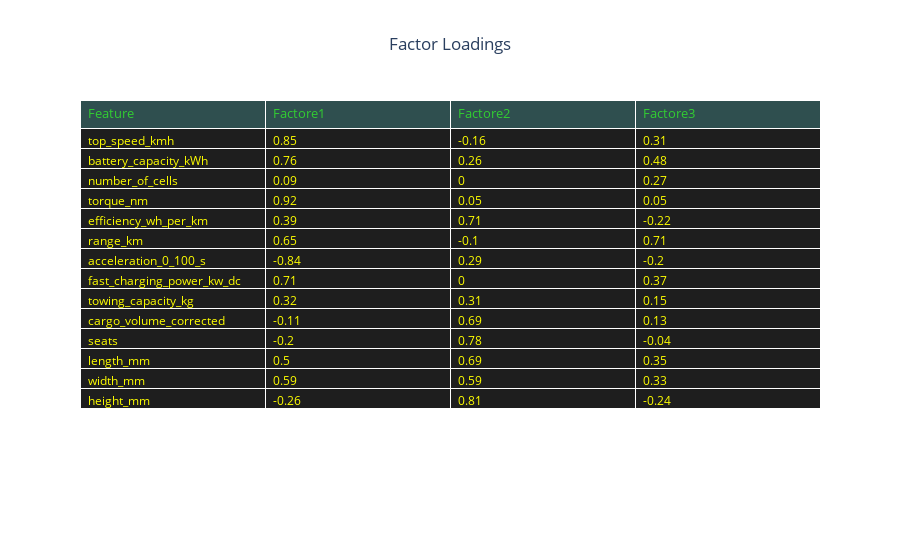

The notebook cell saved with this chart:
### Code cell
#Fit Factor Analysis (Varimax rotation)
fa_varimax = FactorAnalyzer(n_factors=3, rotation='varimax')
fa_varimax.fit(data[num_cols])

loadings = pd.DataFrame(
    fa_varimax.loadings_,
    index=num_cols,
    columns=[f'Factor{i+1}' for i in range(3)]
).round(2)

fig= go.Figure()
fig.add_trace(go.Table(
    header=dict(
        values=["Feature"] + [f'Factore{i+1}' for i in range(3)],
        fill_color='darkslategray',
        font=dict(color='limegreen', size=13),
        align='left'
    ),
    cells=dict(
        values=[loadings.index] + [loadings[c] for c in loadings.columns],
        fill_color='#1e1e1e',
        font=dict(color='yellow', size=12),
        align='left'
    )
))

fig.update_layout(title='Factor Loadings', title_x=0.5)
fig.show()

### Figure 1 — Plotly figure (JSON) as saved in the notebook; plotly's stock layout.template omitted (floating-point values rounded to 4 significant figures)
{"data": [{"cells": {"align": "left", "fill": {"color": "#1e1e1e"}, "font": {"color": "yellow", "size": 12}, "values": [["top_speed_kmh", "battery_capacity_kWh", "number_of_cells", "torque_nm", "efficiency_wh_per_km", "range_km", "acceleration_0_100_s", "fast_charging_power_kw_dc", "towing_capacity_kg", "cargo_volume_corrected", "seats", "length_mm", "width_mm", "height_mm"], [0.85, 0.76, 0.09, 0.92, 0.39, 0.65, -0.84, 0.71, 0.32, -0.11, -0.2, 0.5, 0.59, -0.26], [-0.16, 0.26, 0, 0.05, 0.71, -0.1, 0.29, 0, 0.31, 0.69, 0.78, 0.69, 0.59, 0.81], [0.31, 0.48, 0.27, 0.05, -0.22, 0.71, -0.2, 0.37, 0.15, 0.13, -0.04, 0.35, 0.33, -0.24]]}, "header": {"align": "left", "fill": {"color": "darkslategray"}, "font": {"color": "limegreen", "size": 13}, "values": ["Feature", "Factore1", "Factore2", "Factore3"]}, "type": "table"}], "layout": {"title": {"text": "Factor Loadings", "x": 0.5}}}
